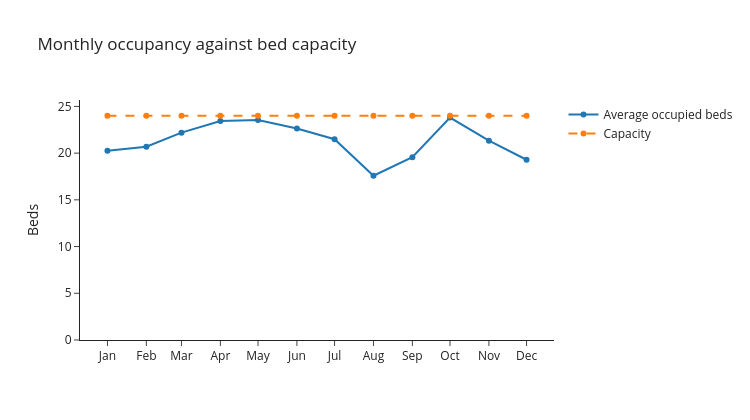

Notebook code for this chart:
### Code cell
fig = px.line(
    monthly_occupancy,
    y=["Average occupied beds", "Capacity"],
    markers=True,
    title="Monthly occupancy against bed capacity",
    labels={"index": "Month", "value": "Beds", "variable": ""},
    template="simple_white",
    width=750,
    height=420,
)

fig.update_traces(
    line_dash="dash",
    selector={"name": "Capacity"},
)
fig.update_xaxes(dtick="M1", tickformat="%b", title=None)
fig.update_yaxes(rangemode="tozero")

fig.show(config={"displayModeBar": False})

### Figure 1 — Plotly figure (JSON) as saved in the notebook; plotly's stock layout.template omitted (floating-point values rounded to 4 significant figures)
{"data": [{"hovertemplate": "=Average occupied beds<br>Month=%{x}<br>Beds=%{y}<extra></extra>", "legendgroup": "Average occupied beds", "line": {"color": "#1F77B4", "dash": "solid"}, "marker": {"symbol": "circle"}, "mode": "lines+markers", "name": "Average occupied beds", "orientation": "v", "showlegend": true, "type": "scatter", "x": ["2025-01-01T00:00:00", "2025-02-01T00:00:00", "2025-03-01T00:00:00", "2025-04-01T00:00:00", "2025-05-01T00:00:00", "2025-06-01T00:00:00", "2025-07-01T00:00:00", "2025-08-01T00:00:00", "2025-09-01T00:00:00", "2025-10-01T00:00:00", "2025-11-01T00:00:00", "2025-12-01T00:00:00"], "xaxis": "x", "y": [20.26, 20.68, 22.19, 23.43, 23.55, 22.63, 21.48, 17.58, 19.57, 23.81, 21.33, 19.29], "yaxis": "y"}, {"hovertemplate": "=Capacity<br>Month=%{x}<br>Beds=%{y}<extra></extra>", "legendgroup": "Capacity", "line": {"color": "#FF7F0E", "dash": "dash"}, "marker": {"symbol": "circle"}, "mode": "lines+markers", "name": "Capacity", "orientation": "v", "showlegend": true, "type": "scatter", "x": ["2025-01-01T00:00:00", "2025-02-01T00:00:00", "2025-03-01T00:00:00", "2025-04-01T00:00:00", "2025-05-01T00:00:00", "2025-06-01T00:00:00", "2025-07-01T00:00:00", "2025-08-01T00:00:00", "2025-09-01T00:00:00", "2025-10-01T00:00:00", "2025-11-01T00:00:00", "2025-12-01T00:00:00"], "xaxis": "x", "y": [24.0, 24.0, 24.0, 24.0, 24.0, 24.0, 24.0, 24.0, 24.0, 24.0, 24.0, 24.0], "yaxis": "y"}], "layout": {"height": 420, "legend": {"title": {"text": ""}, "tracegroupgap": 0}, "title": {"text": "Monthly occupancy against bed capacity"}, "width": 750, "xaxis": {"anchor": "y", "domain": [0, 1], "dtick": "M1", "tickformat": "%b", "title": {}}, "yaxis": {"anchor": "x", "domain": [0, 1], "rangemode": "tozero", "title": {"text": "Beds"}}}}
